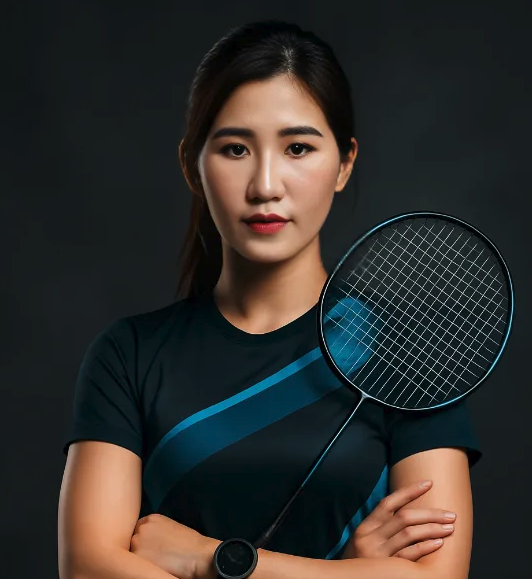
#> input picture images/hanh.png, 532 x 579 px, given in place of hanh.jpg, which was not available
$ python crop_image.py
#> lines starting #> are read from the running program, lines starting #| are printed output that depends on the picture
#!/usr/bin/env python3
from PIL import Image
import os

def crop_to_ratio(input_path, output_path, target_ratio_width, target_ratio_height):
    """
    Crop hình ảnh theo tỉ lệ mong muốn (width:height)
    """
#> called with input_path = 'images/hanh.jpg', output_path = 'images/hanh_cropped_3x4.jpg', target_ratio_width = 3, target_ratio_height = 4
    # Mở hình ảnh
    img = Image.open(input_path)
#> img is the input picture: PIL image 532x579 RGBA; mean R, G, B, A 48.2, 46.5, 43.5, 255
    original_width, original_height = img.size
#> original_width = 532; original_height = 579

    print(f"Kích thước gốc: {original_width}x{original_height}")
#| Kích thước gốc: 532x579

    # Tính tỉ lệ mục tiêu
    target_ratio = target_ratio_width / target_ratio_height
    current_ratio = original_width / original_height
#> current_ratio = 0.919

    print(f"Tỉ lệ hiện tại: {current_ratio:.3f}")
#| Tỉ lệ hiện tại: 0.919
    print(f"Tỉ lệ mục tiêu: {target_ratio:.3f}")

    if current_ratio > target_ratio:
        # Hình rộng hơn mục tiêu, cần crop width
        new_width = int(original_height * target_ratio)
#> new_width = 434
        new_height = original_height
#> new_height = 579
        left = (original_width - new_width) // 2
#> left = 49
        top = 0
        right = left + new_width
#> right = 483
        bottom = new_height
#> bottom = 579
    else:
        # Hình cao hơn mục tiêu, cần crop height
        new_width = original_width
        new_height = int(original_width / target_ratio)
        left = 0
        top = (original_height - new_height) // 2
        right = new_width
        bottom = top + new_height

    print(f"Kích thước sau crop: {new_width}x{new_height}")
#| Kích thước sau crop: 434x579
    print(f"Vùng crop: ({left}, {top}, {right}, {bottom})")
#| Vùng crop: (49, 0, 483, 579)

    # Crop hình ảnh
    cropped_img = img.crop((left, top, right, bottom))
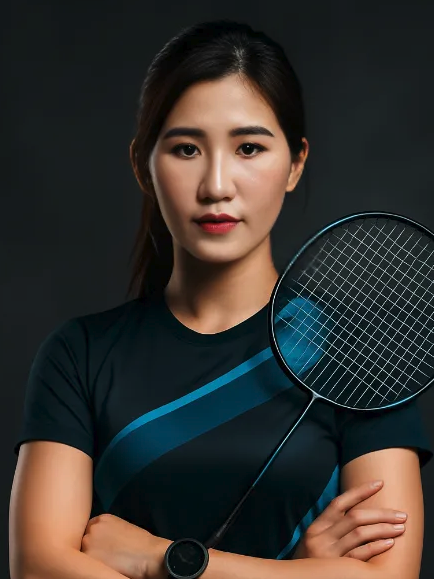
#> cropped_img: PIL image 434x579 RGBA; mean R, G, B, A 54, 50.8, 46.8, 255

    # Lưu hình ảnh đã crop
    cropped_img.save(output_path, quality=95)
    print(f"Đã lưu hình ảnh đã crop tại: {output_path}")

    return cropped_img

if __name__ == "__main__":
    input_file = "images/hanh.jpg"
    output_file = "images/hanh_cropped_3x4.jpg"

    if os.path.exists(input_file):
        crop_to_ratio(input_file, output_file, 3, 4)
        print("Hoàn thành crop hình ảnh theo tỉ lệ 3:4!")
    else:
        print(f"Không tìm thấy file: {input_file}")

$ run again, with images/duyen.png copied over images/hanh.png
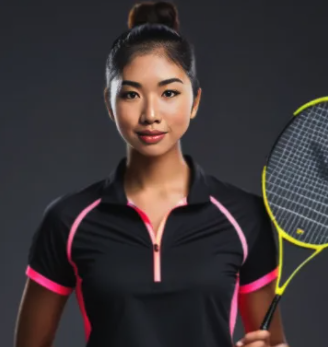
#> input picture images/duyen.png, 328 x 347 px, given in place of hanh.jpg, which was not available
#> in crop_to_ratio, img is the input picture: PIL image 328x347 RGBA; mean R, G, B, A 61.2, 53, 54.2, 255
#| Kích thước gốc: 328x347
#| Tỉ lệ hiện tại: 0.945
#| Kích thước sau crop: 260x347
#| Vùng crop: (34, 0, 294, 347)
#> in crop_to_ratio, `cropped_img = img.crop((left, top, right, bottom))`:
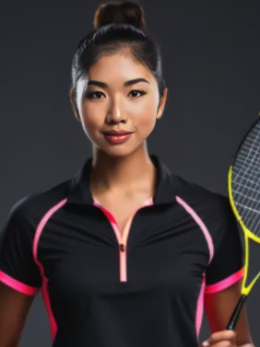
#> cropped_img: PIL image 260x347 RGBA; mean R, G, B, A 62.9, 52.3, 52.8, 255
